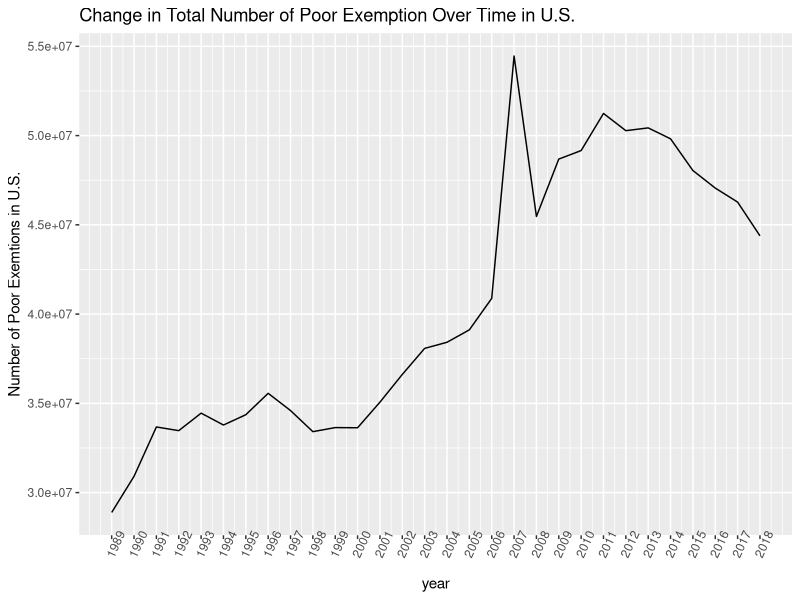

R code for this plot:
library(tidyverse)
poverty_data <- read.csv('irs.csv')

# find the change in number of poor exemptions in each state over year

num_poverty_data <- poverty_data %>% 
  transmute(num_poor.exemptions = as.numeric(gsub(",","", Poor.exemptions)),
            year = as.numeric(Year), state = Name) %>% 
  group_by(year) %>% 
  summarise(total_poor_exemptions = sum(num_poor.exemptions))

poor_exemption_over_year <- ggplot(num_poverty_data) +
  geom_line(mapping = aes(x = year, y = total_poor_exemptions)) +
  labs(x = "Year", y = "Number of Poor Exemtions in U.S.",
       title = "Change in Total Number of Poor Exemption Over Time in U.S.") +
  scale_x_continuous("year", labels = as.character(num_poverty_data$year), 
                     breaks = num_poverty_data$year) +
  theme(axis.text.x = element_text(angle = 65))
